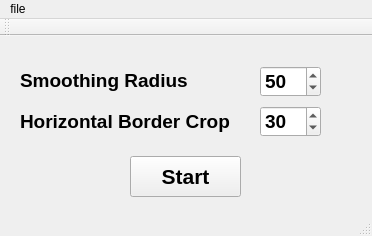
<?xml version="1.0" encoding="UTF-8"?>
<ui version="4.0">
 <class>MainWindow</class>
 <widget class="QMainWindow" name="MainWindow">
  <property name="geometry">
   <rect>
    <x>0</x>
    <y>0</y>
    <width>372</width>
    <height>236</height>
   </rect>
  </property>
  <property name="windowTitle">
   <string>MainWindow</string>
  </property>
  <widget class="QWidget" name="centralWidget">
   <widget class="QLabel" name="label">
    <property name="geometry">
     <rect>
      <x>20</x>
      <y>29</y>
      <width>181</width>
      <height>31</height>
     </rect>
    </property>
    <property name="font">
     <font>
      <family>Tahoma</family>
      <pointsize>14</pointsize>
      <weight>75</weight>
      <bold>true</bold>
     </font>
    </property>
    <property name="text">
     <string>Smoothing Radius</string>
    </property>
   </widget>
   <widget class="QSpinBox" name="spinBox">
    <property name="geometry">
     <rect>
      <x>260</x>
      <y>30</y>
      <width>61</width>
      <height>31</height>
     </rect>
    </property>
    <property name="font">
     <font>
      <family>Tahoma</family>
      <pointsize>14</pointsize>
      <weight>75</weight>
      <bold>true</bold>
     </font>
    </property>
    <property name="toolTipDuration">
     <number>-1</number>
    </property>
    <property name="maximum">
     <number>200</number>
    </property>
    <property name="value">
     <number>50</number>
    </property>
   </widget>
   <widget class="QSpinBox" name="spinBox_2">
    <property name="geometry">
     <rect>
      <x>260</x>
      <y>70</y>
      <width>61</width>
      <height>31</height>
     </rect>
    </property>
    <property name="font">
     <font>
      <family>Tahoma</family>
      <pointsize>14</pointsize>
      <weight>75</weight>
      <bold>true</bold>
     </font>
    </property>
    <property name="toolTipDuration">
     <number>-1</number>
    </property>
    <property name="maximum">
     <number>300</number>
    </property>
    <property name="value">
     <number>30</number>
    </property>
   </widget>
   <widget class="QLabel" name="label_2">
    <property name="geometry">
     <rect>
      <x>20</x>
      <y>70</y>
      <width>231</width>
      <height>31</height>
     </rect>
    </property>
    <property name="font">
     <font>
      <family>Tahoma</family>
      <pointsize>14</pointsize>
      <weight>75</weight>
      <bold>true</bold>
     </font>
    </property>
    <property name="text">
     <string>Horizontal Border Crop</string>
    </property>
   </widget>
   <widget class="QPushButton" name="pushButton">
    <property name="geometry">
     <rect>
      <x>130</x>
      <y>120</y>
      <width>111</width>
      <height>41</height>
     </rect>
    </property>
    <property name="font">
     <font>
      <family>Tahoma</family>
      <pointsize>16</pointsize>
      <weight>75</weight>
      <bold>true</bold>
     </font>
    </property>
    <property name="text">
     <string>Start</string>
    </property>
   </widget>
  </widget>
  <widget class="QMenuBar" name="menuBar">
   <property name="geometry">
    <rect>
     <x>0</x>
     <y>0</y>
     <width>372</width>
     <height>21</height>
    </rect>
   </property>
   <widget class="QMenu" name="menufile">
    <property name="title">
     <string>file</string>
    </property>
    <addaction name="actionopen"/>
   </widget>
   <addaction name="menufile"/>
  </widget>
  <widget class="QToolBar" name="mainToolBar">
   <attribute name="toolBarArea">
    <enum>TopToolBarArea</enum>
   </attribute>
   <attribute name="toolBarBreak">
    <bool>false</bool>
   </attribute>
  </widget>
  <widget class="QStatusBar" name="statusBar"/>
  <action name="actionopen">
   <property name="text">
    <string>open</string>
   </property>
  </action>
 </widget>
 <layoutdefault spacing="6" margin="11"/>
 <resources/>
 <connections/>
</ui>
